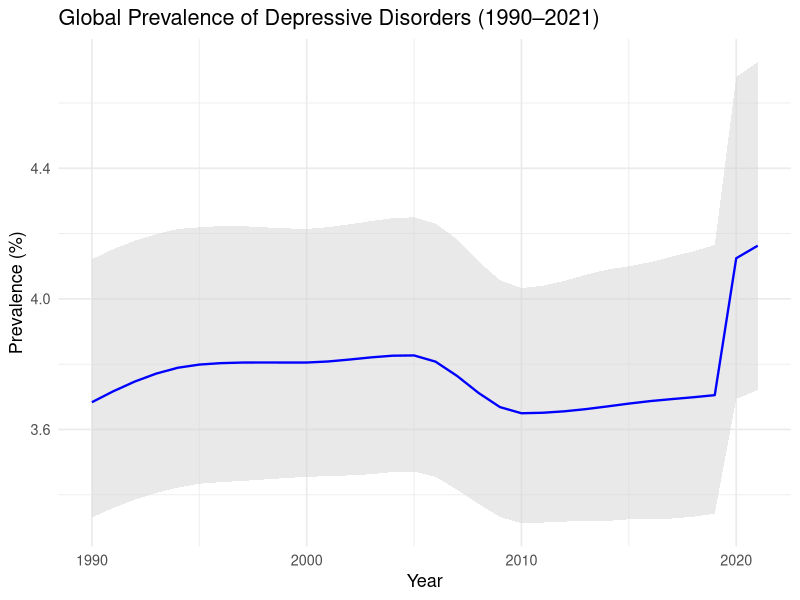

Write the R code that produced this figure.
## ---- chunk 1
library(tidyverse)

# Load the dataset
df_a2 <- read_csv("data/mental_health_prevalence_GBD2021.csv")
## ---- chunk 2
glimpse(df_a2)
## ---- chunk 3
#| label: prevalence-global-depression-plot
#| fig-cap: "Global prevalence of depressive disorders from 1990 to 2021 with uncertainity bounds represented using the shaded area"
#| warning: false
#| message: false

library(ggplot2)

df_a2 %>%
  filter(location_name == "Global",
         cause_name == "Depressive disorders",
         metric_name == "Percent") %>%
  ggplot(aes(x = year, y = val * 100)) +
  geom_ribbon(aes(ymin = lower * 100, ymax = upper * 100), fill = "lightgray", alpha = 0.5) +
  geom_line(color = "blue", size = 0.8) +
  labs(
    title = "Global Prevalence of Depressive Disorders (1990–2021)",
    x = "Year",
    y = "Prevalence (%)"
  ) +
  theme_minimal(base_size = 13)
